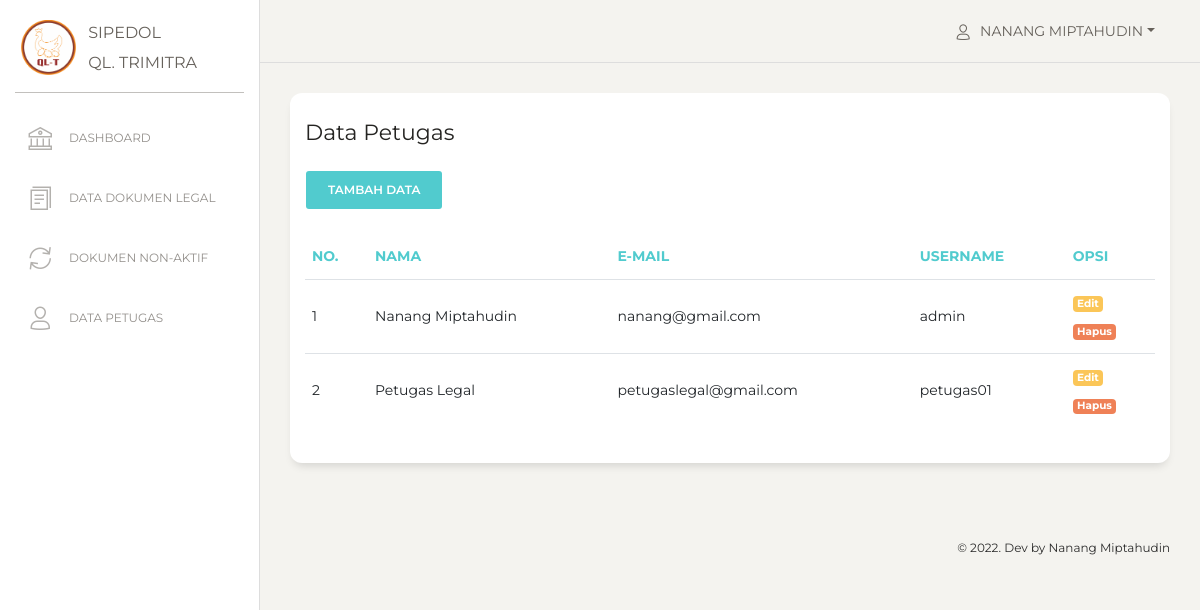
Page /view_user/index.php (signed in) on the committed database.
### tables this page shows
CREATE TABLE `users` (
  `id` int(11) NOT NULL,
  `nama` varchar(255) NOT NULL,
  `email` varchar(255) NOT NULL,
  `username` varchar(255) NOT NULL,
  `password` varchar(255) NOT NULL,
  `role_id` int(11) NOT NULL,
  `date_created` date NOT NULL,
  `is_active` int(11) NOT NULL
);

### functions.php (called while the page is built, shortened)
<?php
$conn = mysqli_connect("localhost", "root", "", "db_sipedol");
function query($query)
{
    global $conn;
    $result = mysqli_query($conn, $query);
    $rows = [];
    while ($row = mysqli_fetch_assoc($result)) {
        $rows[] = $row;
    }
    return $rows;
}

### view_user/index.php (the view)
<?php
include "../view_template/header.php";
include "../view_template/sidebar.php";
include "../view_template/topbar.php";
$users = query("SELECT * FROM users");
?>
<div class="content">
    <div class="row">
        <div class="col-md-12">
            <div class="card ">
                <div class="card-header ">
                    <h5 class="card-title">Data Petugas</h5>
                    <?php if ($user['role_id'] == 1) : ?>
                        <a href="user_add.php" class='btn btn-primary'>
                            <span>Tambah Data</span>
                        </a>
                    <?php else : ?>
                    <?php endif; ?>
                </div>
                <div class="card-body ">
                    <div class="table-responsive">
                        <table class="table">
                            <thead class=" text-primary">
                                <th>No.</th>
                                <th>Nama</th>
                                <th>E-Mail</th>
                                <th>Username</th>
                                <?php if ($user['role_id'] == 1) : ?>
                                    <th>Opsi</th>
                                <?php else : ?>
                                <?php endif; ?>
                            </thead>
                            <tbody>
                                <?php $i = 1; ?>
                                <?php foreach ($users as $u) : ?>
                                    <tr>
                                        <td><?= $i; ?></td>
                                        <td><?= $u["nama"]; ?></td>
                                        <td><?= $u["email"]; ?></td>
                                        <td><?= $u["username"]; ?></td>
                                        <?php if ($user['role_id'] == 1) : ?>
                                            <td>
                                                <a href="user_edit.php?id=<?= $u["id"] ?>" class="badge bg-warning mb-2 text-white">Edit</a> <br>
                                                <a href="user_delete.php?id=<?= $u["id"] ?>" class="badge bg-danger text-white" onclick="return confirm('Yakin akan menghapus data petugas : <?= $u['nama']; ?> ?');">Hapus</a>
                                            </td>
                                        <?php else : ?>
                                        <?php endif; ?>
                                    </tr>
                                    <?php $i++; ?>
                                <?php endforeach; ?>
                            </tbody>
                        </table>
                    </div>
                </div>
            </div>
        </div>
    </div>
</div>
<?php include "../view_template/footer.php"; ?>

### view_template/topbar.php (shortened to what this page needs)
<nav class="navbar navbar-expand-lg navbar-absolute fixed-top navbar-transparent">
    <div class="container-fluid">
        <div class="navbar-wrapper">
            <a class="navbar-brand" href="javascript:;">Dashboard</a>
        </div>
        <div class="collapse navbar-collapse justify-content-end" id="navigation">
            <ul class="navbar-nav">
                <li class="nav-item btn-rotate dropdown">
                    <a class="nav-link dropdown-toggle" href="#" id="navbarDropdownMenuLink" data-toggle="dropdown" aria-haspopup="true" aria-expanded="false">
                        <i class="nc-icon nc-single-02"></i>
                        <p>
                            <span class="d-md-block"><?= $user["nama"]; ?></span>
                        </p>
                    </a>
                </li>
            </ul>
        </div>
    </div>
</nav>
<div class="wrapper ">
    <div class="main-panel">

### rows in the picture
users: nama "NANANG MIPTAHUDIN", nama "Nanang Miptahudin", email "nanang@gmail.com", username "admin"
users: nama "Petugas Legal", email "petugaslegal@gmail.com", username "petugas01"
